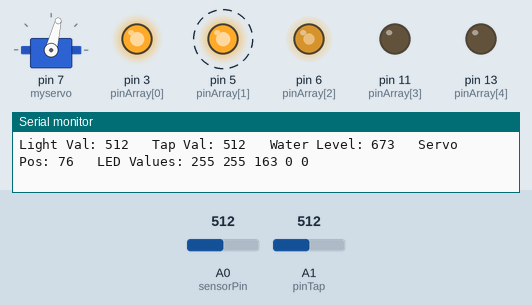
The sketch below on a simulated Arduino Uno, built with avr-gcc and run on an emulated ATmega328P. Parts: servo, output pins drawn as LEDs (lit = HIGH), the last lines printed to the serial monitor. Dashed ring = blinking. The inputs (shaded band) are chosen by the test bench; at power-on: A1 (pinTap) = 512, A0 (sensorPin) = 512.

Above: at 2.4 s.
2.5 s: A1 (pinTap) set to 716
6.0 s: A1 (pinTap) set to 1023
9.5 s: A1 (pinTap) set to 0
At 10.4 s:
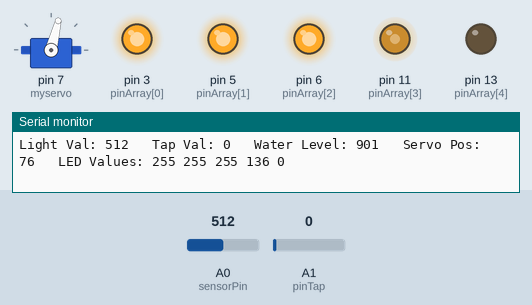
13.7 s: A1 (pinTap) set to 4
At 14.53 s:
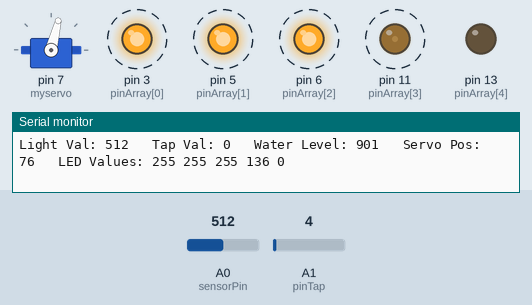
17.2 s: A1 (pinTap) set to 510
At 30.6 s:
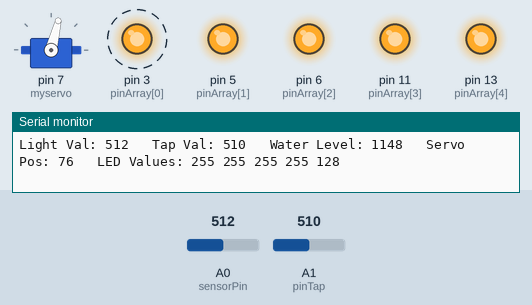
Timing chart, 0 to 32.2 s (numbered marks = the images above; inputs shaded):
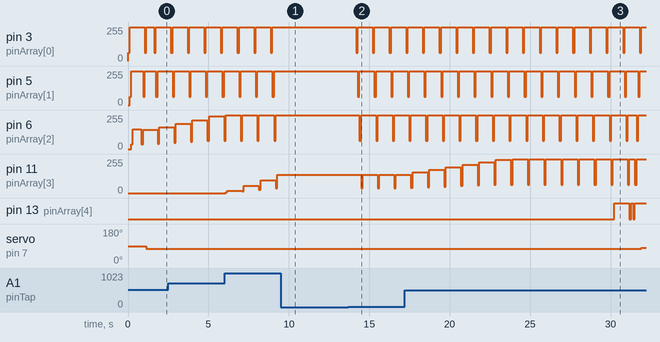

The sketch:

tamagotchiFinal.ino
```cpp
#include <Servo.h>

Servo myservo;  // create servo object to control a servo

const int sensorPin = A0;
const int pinTap = A1;
const int pinArray[] = {3, 5, 6, 11, 13}; // led array
const int numPins = sizeof(pinArray) / sizeof(pinArray[0]);
int ledValue[] = {255, 255, 128, 0, 0, 0};
unsigned long lastRunTime = -30000;  // Global variable to store the last sensor read time
const unsigned long ReadInterval = 30000;  // Interval to read sensor (1 minute = 60,000 milliseconds)
bool growing = false;
int servoVal = 71;
int waterLevel;
bool dead = false;
bool overFill = false;


void setup() {
  // put your setup code here, to run once:
  Serial.begin(9600);
  for (int i = 0; i < numPins; i++) {
    pinMode(pinArray[i], OUTPUT);
  }

  myservo.attach(7);
}


void loop() {

  if (servoVal <= 70 && waterLevel < 255) { // Checks if the plant is dead
    dead = true;
  }

  if (!dead) { // do this if the plant is alive
    unsigned long currentTime = millis();
    int lightValue = analogRead(sensorPin); // Reads light value
    int tapValue = analogRead(pinTap); // Reads potentiometer value

    if (tapValue > 2) { // Set threshold to 2 because the potentiometer
      filling(tapValue);
      if (!overFill) chargeLightEffect();
    }

    waterLevel = calcWaterLevel();
    if (waterLevel > 1275 && tapValue > 2) {
      Serial.println("Overfill");
      overFiilLightEffect();
      overFill = true;
    }
    else overFill = false;
    if (waterLevel >= 1530) dead = true;


    Serial.print("Light Val: " + String(lightValue)); // Print the sensor value
    Serial.print("   Tap Val: " + String(tapValue)); // Print tap value
    Serial.print("   Water Level: " + String(waterLevel)); // Prints the water value (sum of ledValue)
    Serial.print("   Servo Pos: " + String(servoVal)); // Prints the current position of the servo
    // Print the LED values
    Serial.print("   LED Values: ");
    for (int i = 0; i < numPins; i++) {
      Serial.print(ledValue[i]);
      Serial.print(" ");
    }
    Serial.println(); // End the line

    // Runs every 30 seconds
    if (currentTime - lastRunTime >= ReadInterval) {
      waterLevelDecrease();
      dischargeLightEffect();
      if (waterLevel > 510 && lightValue >= 500) {
        if (servoVal < 180) servoVal += 5;
      }
      else {
        if (servoVal >= 70)
        servoVal -= 1;
      }
      myservo.write(servoVal);
      // Update the last sensor read time
      lastRunTime = currentTime;
    }

    updateLights(); // updates the leds to reflect the new values
  }
  else{ // do this is the plant is dead
    Serial.println("Dead");
    myservo.write(70);
    deadLightEffect();
  }


  delay(500);
}

int calcWaterLevel() {
  int sum = 0;
  for (int i = 0; i < numPins + 1; i++) {
    sum += ledValue[i];
  }
  if (!overFill) ledValue[5] = 0;
  return sum;
}

void filling(int tapValue) {
  int currentLED = 0;
  bool found = false;
  while (found == false){
    if (ledValue[currentLED] >= 255) {
      currentLED += 1;
    }
    else {
      found = true;
    }
  }
  int increaseValue = map(tapValue, 0, 1023, 0, 40);
  if ((ledValue[currentLED] + increaseValue) >= 255) {
    ledValue[currentLED + 1] = increaseValue - (255 - ledValue[currentLED]);
    ledValue[currentLED] = 255;
  }
  else ledValue[currentLED] += increaseValue;
}

void waterLevelDecrease() {
  int currentLED = 4;
  bool found = false;
  while (found == false){
    if (ledValue[currentLED] <= 0) {
      currentLED -= 1;
    }
    else {
      found = true;
    }
  }
  if ((ledValue[currentLED] - 5) < 0) ledValue[currentLED] = 0;
  else ledValue[currentLED] -= 5;
}

void chargeLightEffect() {
  for (int i = 0; i < numPins; i++) {
    if (ledValue[i] > 0) {
        analogWrite(pinArray[i], ledValue[i] - (0.75 * ledValue[i]));
    }
    delay(100);
    analogWrite(pinArray[i], ledValue[i]);
  }
}

void dischargeLightEffect() {
  for (int i = 5; i >= 0; i--) {
    if (ledValue[i] > 0) {
        analogWrite(pinArray[i], ledValue[i] - (0.75 * ledValue[i]));
    }
    delay(100);
    analogWrite(pinArray[i], ledValue[i]);
  }
}

void updateLights() {
  for (int i = 0; i < numPins; i++) {
    analogWrite(pinArray[i], ledValue[i]);
  }
}

void overFiilLightEffect() {
  for (int i = 0; i < numPins; i++) {
    analogWrite(pinArray[i], 0);
  }
  delay(50);
  for (int i = 0; i < numPins; i++) {
    analogWrite(pinArray[i], 255);
  }
  delay(50);
}

void deadLightEffect() {
  for (int i = 0; i < numPins; i++) {
    analogWrite(pinArray[i], 0);
  }
  delay(500);
  analogWrite(pinArray[0], 255);
}
```

Measured:
- the behaviour switches between 2 and 3 on A1 (pinTap) (found by bisection; images 1 and 2)
- after the input at 9.5 s, pin 3 (pinArray[0]), pin 5 (pinArray[1]), pin 6 (pinArray[2]): stops changing and stays 255/255; pin 11 (pinArray[3]): stops changing and stays 136/255
- after the input at 13.7 s, pin 3 (pinArray[0]): alternates 255/255 for 0.93 s and 63/255 for 0.10 s, starting after 0.48 s; pin 5 (pinArray[1]): alternates 255/255 for 0.93 s and 63/255 for 0.10 s, starting after 0.58 s
- after the input at 17.2 s, pin 13 (pinArray[4]): goes HIGH 0.94 s, LOW 0.10 s, HIGH 0.14 s, LOW 0.10 s, then HIGH, starting after 13.0 s
- by itself, pin 3 (pinArray[0]), pin 5 (pinArray[1]), pin 6 (pinArray[2]): alternates 255/255 for 0.94 s and 63/255 for 0.10 s
